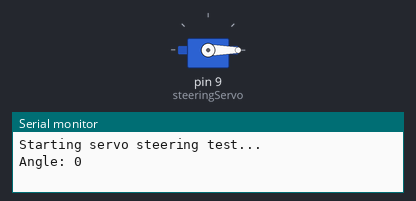
Recording of a sketch running on a simulated Arduino Uno, built with avr-gcc and run on an emulated ATmega328P. Shown: servo, the last lines printed to the serial monitor.

Above: at 0.05 s.
At 4.45 s:
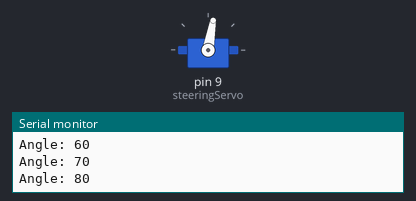
At 8.95 s:
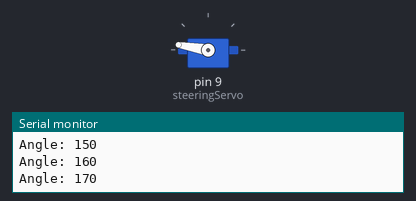
At 17.95 s:
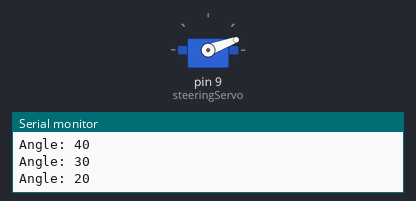
Timing chart, 0 to 26.0 s (numbered marks = the images above):
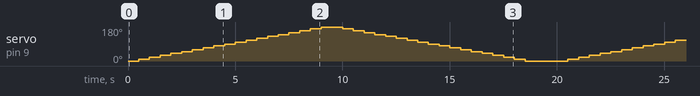

The sketch:

arduino_steering.ino
```cpp
#include <Servo.h>

Servo steeringServo;  // Create a Servo object

void setup() {
  Serial.begin(9600);
  steeringServo.attach(9);  // Connect servo to pin D9
  Serial.println("Starting servo steering test...");
}

void loop() {
  // Sweep from left to right
  for (int angle = 0; angle <= 180; angle += 10) {
    steeringServo.write(angle);
    Serial.print("Angle: ");
    Serial.println(angle);
    delay(500);
  }

  // Sweep back from right to left
  for (int angle = 180; angle >= 0; angle -= 10) {
    steeringServo.write(angle);
    Serial.print("Angle: ");
    Serial.println(angle);
    delay(500);
  }

  delay(1000);  // Short pause before repeating
}
```
